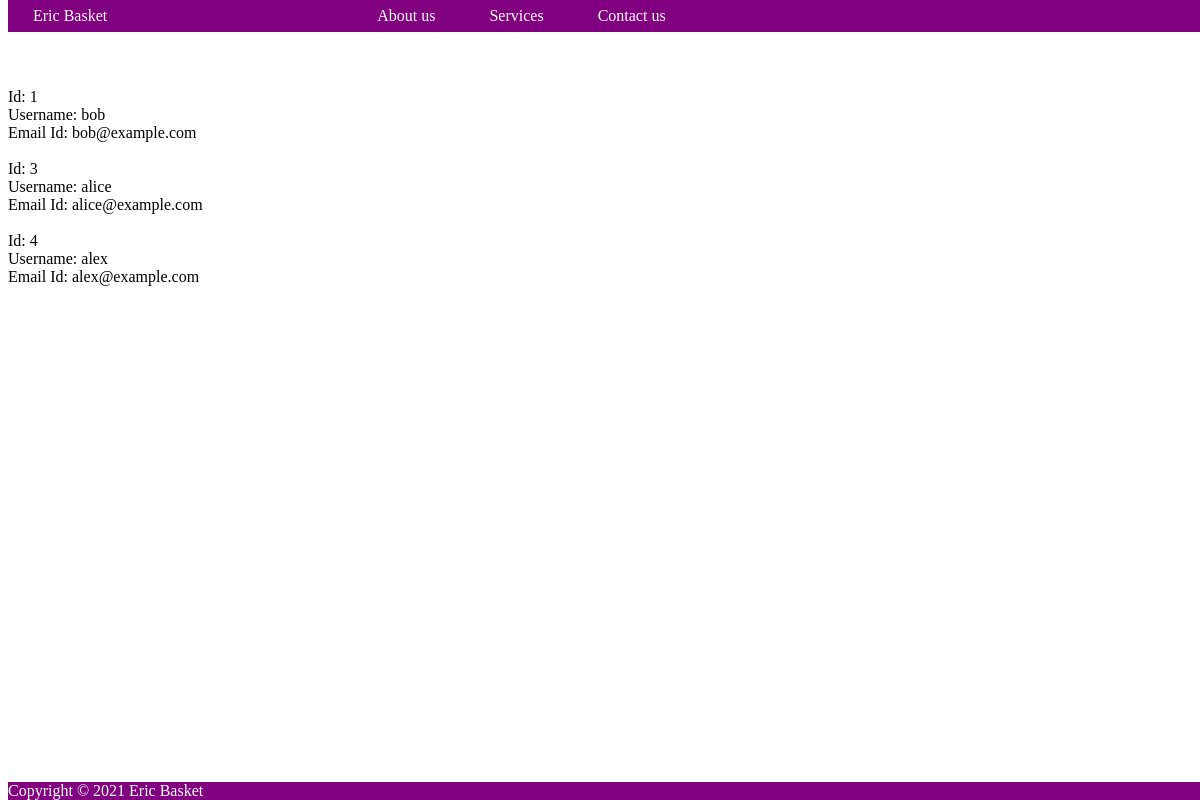
The page /userlist on the database as committed earlier.
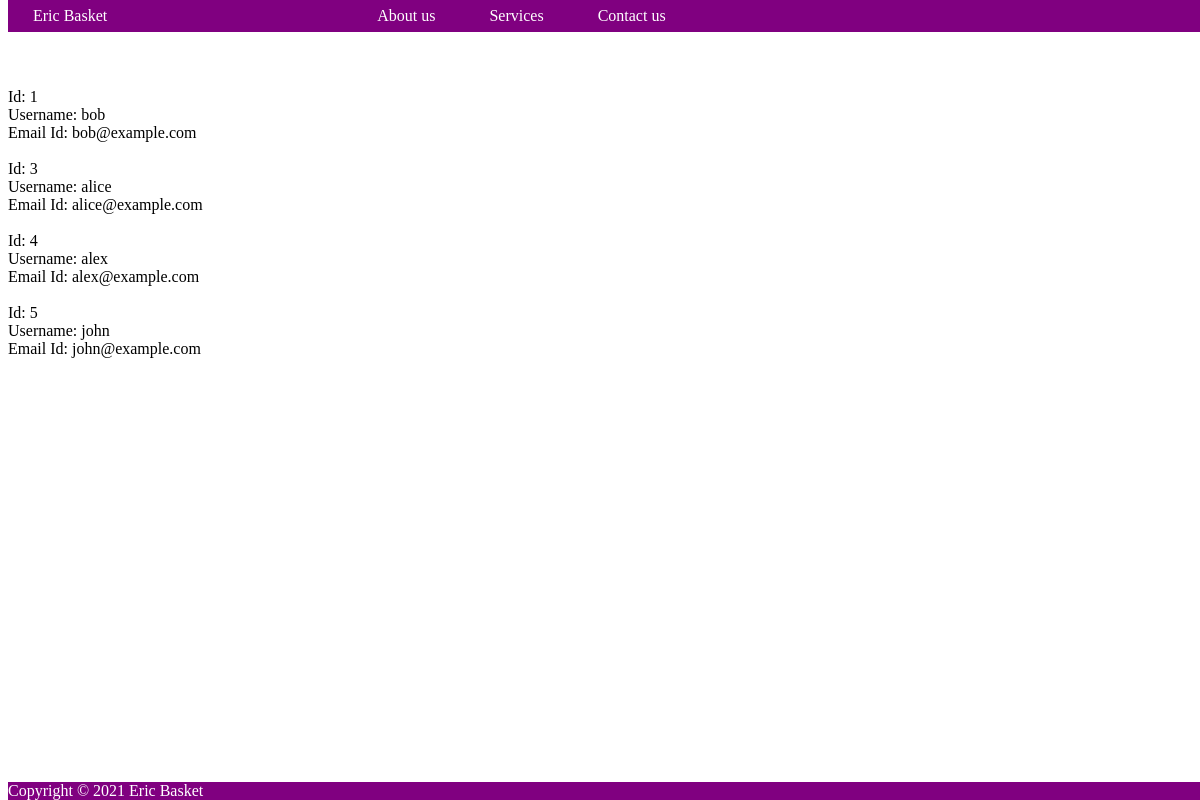
The same page on the database as committed later.
### project_app1/models.py (models this page shows, shortened)
class RegisteredUser(models.Model):
    name = models.CharField(max_length=100)
    emailid = models.CharField(max_length=100)
    phoneNum = models.CharField(blank=True, null=True, max_length=20)
    password = models.CharField(max_length=30)

### project_app1/views.py (the view)
# urls.py: path("userlist", views.UserListView.as_view(), name="userlist"),
class UserListView(ListView):
    model = RegisteredUser
    template_name = "user_data.html"
    context_object_name = "alldata"

### project_app1/templates/user_data.html (shortened to what this page needs)
{% extends 'base.html' %}
    {% block content %}
        {% for user in alldata %}
            Id: {{ user.id }}<br>
            Username: {{ user.name }}<br>
            Email Id: {{ user.emailid }}<br><br>
        {% endfor %}
    {% endblock content %}

### project_app1/templates/base.html (shortened to what this page needs)
<!DOCTYPE html>
<html lang="en">
<head>
</head>
<body>
    <div class="fixed-header">
        <div class="container">
            <nav>
                <a href="{% url 'app_homepage' %}">Eric Basket</a>
                <a></a>
                <a></a>
                <a></a>
                <a></a>
                <a href="{% url 'about_us' %}">About us</a>
                <a href="{% url 'services' %}">Services</a>
                <a href="{% url 'contact_us' %}">Contact us</a>
            </nav>
        </div>
    </div>
    <div class="containe">
        {% block content %}
        {% endblock %}
    </div>
    <div class="fixed-footer">
        <div class="container">Copyright &copy; 2021 Eric Basket</div>
    </div>
</body>
</html>

### project_app1/templates/base.html (style rules this page uses)
body { padding-top: 80px; padding-bottom: 80px; }
.fixed-header, .fixed-footer { width: 100%; position: fixed; background: purple; color: white; }
.fixed-header { top: 0; }
.fixed-footer { bottom: 0; }
.container { width: 100%; margin: 40; }
nav a { color: white; text-decoration: none; padding: 7px 25px; display: inline-block; }

Rows that differ between the two databases and show on the page:
added RegisteredUser: id "5", name "john", emailid "john@example.com"
